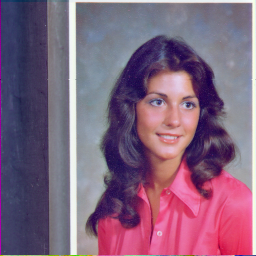
#> input picture female.tiff, 256 x 256 px, given in place of 4.1.04.tiff, which was not available
$ jupyter execute --allow-errors Untitled.ipynb   (shell and % lines are left out)
#> lines starting #> are read from the running program, lines starting #| are printed output that depends on the picture; pictures that were not available may be replaced by others from this repository, and a replacement may not be noted
[cell 1]
def inputKey(X):
    for i in range(64):
        X.append(random.randint(0, 1))

    return X

[cell 2]
class Layer_Dense:

    def __init__(self,n_inputs,n_neurons):
        np.random.seed(0)
        self.n_input=n_inputs
        self.n_neurons=n_neurons
        self.create_weights()
        self.create_biases()

    def create_weights(self):
        self.weights=0.1*np.random.rand(self.n_input,self.n_neurons)


    def create_biases(self):
        self.biases=np.zeros((1,self.n_neurons))

    def forward(self,inputs):
        self.output=np.dot(inputs,self.weights)+self.biases

[cell 3]
class Activation_sigmoid:
    def forward(self,inputs):
        self.output=1/(1 + np.exp(-inputs))

[cell 4]
X=[]
#> (the rest of this cell did not finish here and is left out)

#> (a cell that did not finish here is left out)

#> (a cell that did not finish here is left out)

[cell 7]
print(X)

#> (a cell that did not finish here is left out)

[cell 9]
# [14 lines left out: function pixel_permutation, not called in this run]
    #B_q,G_q,R_q=decompose_matrix("perm.jpg")
    #return B_q,G_q,R_q

[cell 10]
from PIL import Image
import tkinter as tk
from tkinter import filedialog
import hashlib
import binascii
import textwrap
import cv2
import numpy as np
from scipy.integrate import odeint
import matplotlib.pyplot as plt
from mpl_toolkits.mplot3d import Axes3D
import sys
from importlib import reload
from bisect import bisect_left as bsearch
import qrng
import math

#> (a cell that did not finish here is left out)

#> (a cell that did not finish here is left out)

#> (a cell that did not finish here is left out)

#> (a cell that did not finish here is left out)

#> (a cell that did not finish here is left out)

[cell 16]
y = [1,3,2]
z = [3,2,1]
y=np.array(y)
z=np.array(z)
print(y.shape,z.shape)
indx = [i[0] for i in sorted(enumerate(y), key=lambda x:x[1])]
print(indx)

#convert z to numpy array in order to use np.ix_ function
z = np.asarray(z)

znew = z[np.ix_(indx)]
print(znew)

#> (a cell that did not finish here is left out)

[cell 18]
img = cv2.imread('4.1.04.tiff')
#> img is the input picture: shape (256, 256, 3); mean B, G, R 125.2, 99.3, 129.2
img=cv2.resize(img, (256, 256))
#gray = cv2.cvtColor(image, cv2.COLOR_BGR2GRAY)
IrgbH=img.reshape(img.shape[0], (img.shape[1]*img.shape[2]))
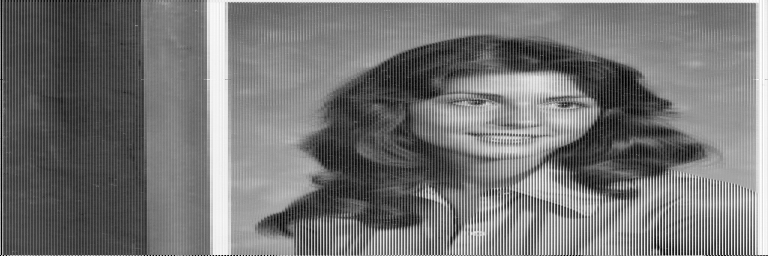
#> IrgbH: shape (256, 768); min 0, max 254, mean 117.9
IrgbH=IrgbH.reshape(-1)
print(IrgbH.shape)
#| (196608,)

#> (a cell that did not finish here is left out)

[cell 20]
print(IrgbH[:10])
#| [115   0  94 103  61  27 104  60  26 104]
#> (the rest of this cell did not finish here and is left out)

#> (a cell that did not finish here is left out)

[cell 22]
im = cv2.imread('per.jpg')
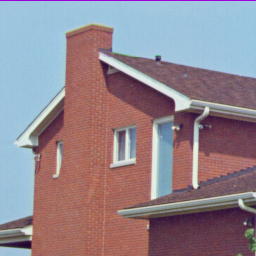
#> input picture house.tiff, 256 x 256 px, given in place of per.jpg, which was not available
#> im is the input picture: shape (256, 256, 3); mean B, G, R 142, 133, 146.6
vals = im.mean(axis=2).flatten()
b, bins, patches = plt.hist(vals, 255)
#> b = 255 values, max 5175 at index 202, min 1 at index 0, mean 257; bins = 256 values from 26.33 to 235; patches = 255 items
plt.xlim([0,255])
plt.show()
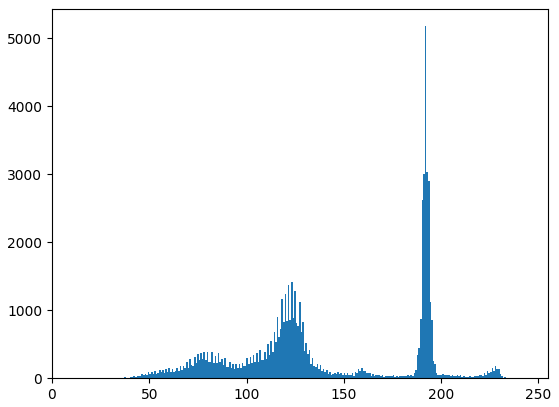
#> figure drawn by matplotlib, 1 panel; tallest bar 5175 high, from x = 191.6 to 192.4

[cell 23]
X = cv2.imread('per.jpg')
#X=cv2.resize(X, (256, 256))
X = cv2.cvtColor(X, cv2.COLOR_BGR2GRAY)
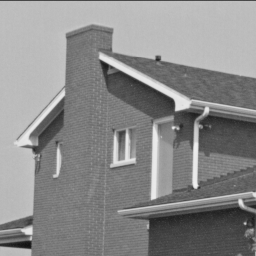
#> X: shape (256, 256); min 17, max 239, mean 138.1
#X=X.reshape(X.shape[0], (X.shape[1]*X.shape[2]))
#X=X.reshape(-1)
t,y=X.shape
#> t = 256; y = 256
print(X.shape)
#| (256, 256)
a1=np.bitwise_and(X,192)/64
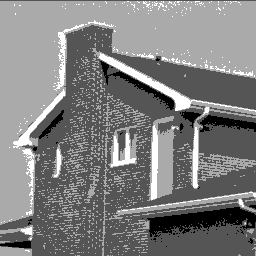
#> a1: shape (256, 256) float64; min 0, max 3, mean 1.49; drawn with min black and max white
a2=np.bitwise_and(X,48)/16
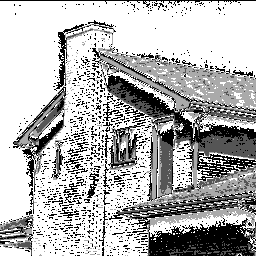
#> a2: shape (256, 256) float64; min 0, max 3, mean 2.11; drawn with min black and max white
a3=np.bitwise_and(X,12)/4
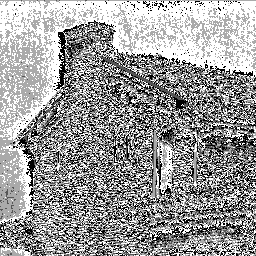
#> a3: shape (256, 256) float64; min 0, max 3, mean 1.83; drawn with min black and max white
a4=np.bitwise_and(X,3)
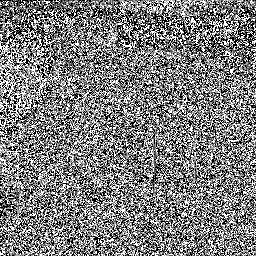
#> a4: shape (256, 256); min 0, max 3, mean 1.49; drawn with min black and max white
A=np.array([a1,a2,a3,a4])
fv=np.zeros((t,4*t))
print(A.shape,fv.shape)
#| (4, 256, 256) (256, 1024)
